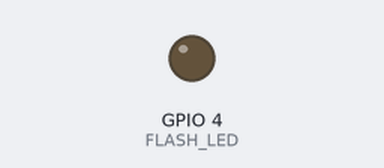
Simulated run of this sketch. Board: ESP32. Parts: output pins drawn as LEDs (lit = HIGH). WiFi joins after 1.5 s; servers stay silent unless stated; uploads are accepted with an empty reply; the camera gives no picture; what the sketch prints to the serial monitor is not drawn.

Above: at 15.9 s.
At 30.13 s:
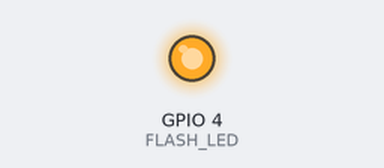
Timing chart, 0 to 40.8 s (numbered marks = the images above):
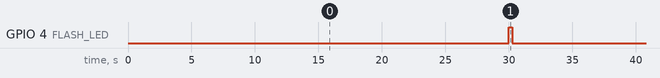

Measured:
- by itself, GPIO 4 (FLASH_LED): alternates HIGH for 0.26 s and LOW for 29.7 s

The sketch:

esp32-cam.ino
```cpp
/*
 * ESP32-CAM Crop Image Capture
 * Captures photo on demand or periodically and uploads to Trust Market backend
 *
 * Hardware: ESP32-CAM (AI-Thinker)
 * Camera: OV2640
 *
 * Pins:
 *   PWDN_GPIO_NUM  = 32
 *   RESET_GPIO_NUM = -1
 *   XCLK_GPIO_NUM  = 0
 *   SIOD_GPIO_NUM  = 26
 *   SIOC_GPIO_NUM  = 27
 *   Y9_GPIO_NUM    = 35
 *   Y8_GPIO_NUM    = 34
 *   Y7_GPIO_NUM    = 39
 *   Y6_GPIO_NUM    = 36
 *   Y5_GPIO_NUM    = 21
 *   Y4_GPIO_NUM    = 19
 *   Y3_GPIO_NUM    = 18
 *   Y2_GPIO_NUM    = 5
 *   VSYNC_GPIO_NUM = 25
 *   HREF_GPIO_NUM  = 23
 *   PCLK_GPIO_NUM  = 22
 */

#include <WiFi.h>
#include <WiFiClientSecure.h>
#include <HTTPClient.h>
#include "esp_camera.h"

// WiFi
const char* ssid = "YOUR_WIFI_SSID";
const char* password = "YOUR_WIFI_PASSWORD";

// Backend URL
const char* serverUrl = "http://192.168.100.248:5000/api/iot/crop-image";
const char* authToken = "YOUR_AUTH_TOKEN"; // JWT token from login

// Flash LED pin
#define FLASH_LED 4

// Photo capture interval (seconds)
const int CAPTURE_INTERVAL = 30;
unsigned long lastCapture = 0;

// Camera pins for AI-Thinker ESP32-CAM
static camera_config_t camera_config = {
  .pin_pwdn = 32,
  .pin_reset = -1,
  .pin_xclk = 0,
  .pin_sscb_sda = 26,
  .pin_sscb_scl = 27,
  .pin_d7 = 35,
  .pin_d6 = 34,
  .pin_d5 = 39,
  .pin_d4 = 36,
  .pin_d3 = 21,
  .pin_d2 = 19,
  .pin_d1 = 18,
  .pin_d0 = 5,
  .pin_vsync = 25,
  .pin_href = 23,
  .pin_pclk = 22,
  .xclk_freq_hz = 20000000,
  .ledc_timer = LEDC_TIMER_0,
  .ledc_channel = LEDC_CHANNEL_0,
  .pixel_format = PIXFORMAT_JPEG,
  .frame_size = FRAMESIZE_SVGA,
  .jpeg_quality = 12,
  .fb_count = 1,
  .fb_location = CAMERA_FB_IN_PSRAM,
  .grab_mode = CAMERA_GRAB_WHEN_EMPTY,
};

void setup() {
  Serial.begin(115200);

  pinMode(FLASH_LED, OUTPUT);
  digitalWrite(FLASH_LED, LOW);

  // Init camera
  esp_err_t err = esp_camera_init(&camera_config);
  if (err != ESP_OK) {
    Serial.printf("Camera init failed: 0x%x\n", err);
    return;
  }
  Serial.println("Camera initialized");

  // WiFi
  WiFi.begin(ssid, password);
  Serial.print("Connecting to WiFi");
  while (WiFi.status() != WL_CONNECTED) {
    delay(500);
    Serial.print(".");
  }
  Serial.println("\nWiFi connected");
  Serial.println(WiFi.localIP());
}

void loop() {
  unsigned long now = millis();
  if (now - lastCapture < CAPTURE_INTERVAL * 1000) return;
  lastCapture = now;

  digitalWrite(FLASH_LED, HIGH);
  delay(200);

  camera_fb_t* fb = esp_camera_fb_get();
  if (!fb) {
    Serial.println("Camera capture failed");
    digitalWrite(FLASH_LED, LOW);
    return;
  }

  digitalWrite(FLASH_LED, LOW);
  Serial.printf("Captured %d bytes\n", fb->len);

  if (WiFi.status() == WL_CONNECTED) {
    HTTPClient http;
    http.begin(serverUrl);
    http.addHeader("Content-Type", "image/jpeg");
    http.addHeader("Authorization", "Bearer " + String(authToken));
    http.addHeader("X-Crop-Name", "crop_capture");
    http.addHeader("X-Device-Code", "ESP32-CAM-001");

    int httpCode = http.POST(fb->buf, fb->len);
    Serial.printf("HTTP response: %d\n", httpCode);

    if (httpCode > 0) {
      String response = http.getString();
      Serial.println(response);
    }
    http.end();
  }

  esp_camera_fb_return(fb);
}
```
